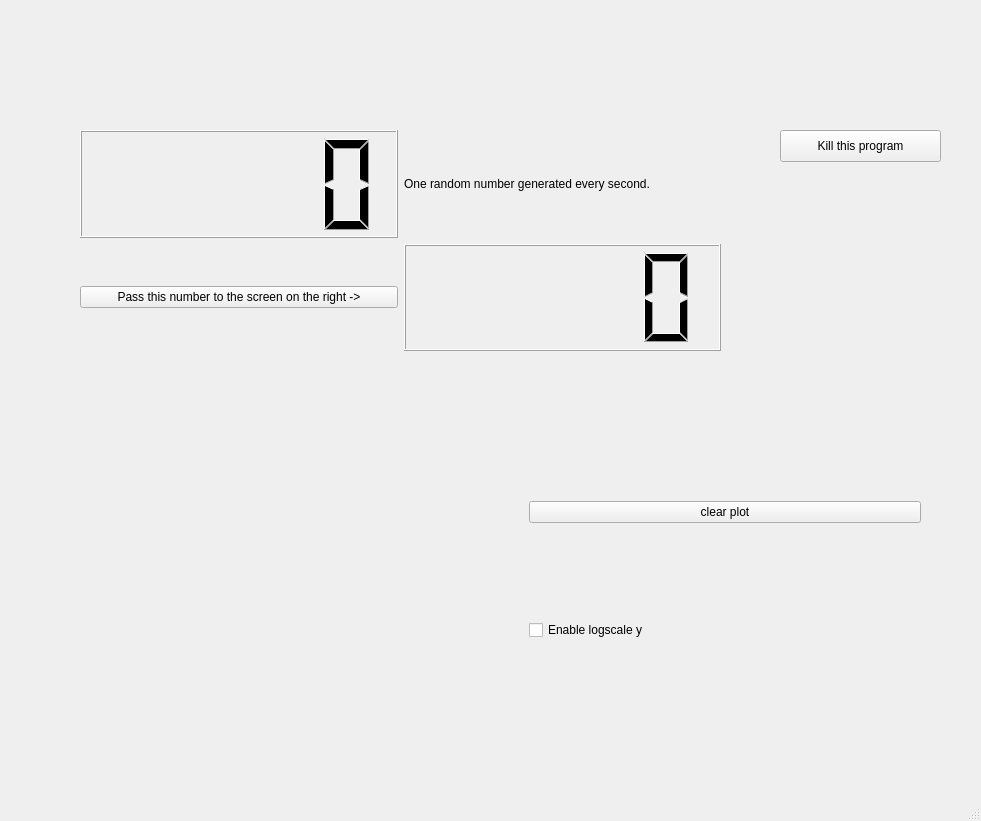
<?xml version="1.0" encoding="UTF-8"?>
<ui version="4.0">
 <class>MainWindow</class>
 <widget class="QMainWindow" name="MainWindow">
  <property name="geometry">
   <rect>
    <x>0</x>
    <y>0</y>
    <width>981</width>
    <height>821</height>
   </rect>
  </property>
  <property name="windowTitle">
   <string>MainWindow</string>
  </property>
  <widget class="QWidget" name="centralwidget">
   <widget class="QWidget" name="verticalLayoutWidget">
    <property name="geometry">
     <rect>
      <x>80</x>
      <y>130</y>
      <width>641</width>
      <height>221</height>
     </rect>
    </property>
    <layout class="QVBoxLayout" name="verticalLayout">
     <item>
      <layout class="QHBoxLayout" name="horizontalLayout">
       <item>
        <widget class="QLCDNumber" name="lcdNumber_2"/>
       </item>
       <item>
        <widget class="QLabel" name="explanation">
         <property name="text">
          <string>One random number generated every second.</string>
         </property>
        </widget>
       </item>
      </layout>
     </item>
     <item>
      <layout class="QHBoxLayout" name="horizontalLayout_2">
       <item>
        <widget class="QPushButton" name="pushButton">
         <property name="text">
          <string>Pass this number to the screen on the right -&gt;</string>
         </property>
        </widget>
       </item>
       <item>
        <widget class="QLCDNumber" name="lcdNumber"/>
       </item>
      </layout>
     </item>
    </layout>
   </widget>
   <widget class="QPushButton" name="killer_button">
    <property name="geometry">
     <rect>
      <x>780</x>
      <y>130</y>
      <width>161</width>
      <height>32</height>
     </rect>
    </property>
    <property name="text">
     <string>Kill this program</string>
    </property>
   </widget>
   <widget class="QWidget" name="horizontalLayoutWidget_3">
    <property name="geometry">
     <rect>
      <x>130</x>
      <y>410</y>
      <width>791</width>
      <height>321</height>
     </rect>
    </property>
    <layout class="QHBoxLayout" name="horizontalLayout_3">
     <item>
      <widget class="PlotWidget" name="graphWidget" native="true"/>
     </item>
     <item>
      <layout class="QVBoxLayout" name="verticalLayout_2">
       <item>
        <widget class="QPushButton" name="clear_plot_button">
         <property name="text">
          <string>clear plot</string>
         </property>
        </widget>
       </item>
       <item>
        <widget class="QCheckBox" name="checkBox_logscaley">
         <property name="text">
          <string>Enable logscale y</string>
         </property>
        </widget>
       </item>
      </layout>
     </item>
     <item>
      <layout class="QVBoxLayout" name="verticalLayout_3"/>
     </item>
    </layout>
   </widget>
  </widget>
  <widget class="QMenuBar" name="menubar">
   <property name="geometry">
    <rect>
     <x>0</x>
     <y>0</y>
     <width>981</width>
     <height>22</height>
    </rect>
   </property>
  </widget>
  <widget class="QStatusBar" name="statusbar"/>
 </widget>
 <customwidgets>
  <customwidget>
   <class>PlotWidget</class>
   <extends>QWidget</extends>
   <header>pyqtgraph</header>
   <container>1</container>
  </customwidget>
 </customwidgets>
 <resources/>
 <connections/>
</ui>
